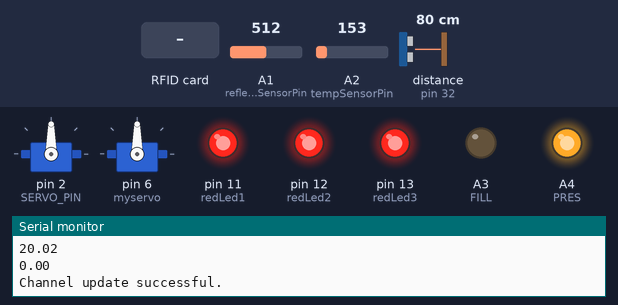
Simulated run of this sketch. Board: Arduino Mega 2560, built with avr-gcc and run on an emulated ATmega2560. Parts: 2 × servo, output pins drawn as LEDs (lit = HIGH), the last lines printed to the serial monitor. Wiring (inferred from the names in the program): ultrasonic range finder: trigger pin 30; echo pin 32. The test bench sets the inputs (shaded band); at power-on: A2 (tempSensorPin) = 153, A1 (reflectiveSensorPin) = 512, distance to the obstacle (sensor on pin 32) 80 cm. The echo pulse lasts 58.3 µs per cm; WiFi joins after 1.5 s; servers stay silent unless stated; pins used as bus, display or sensor lines are not drawn.

Above: at 4.2 s.
4.3 s: RFID card FC 81 2E 18 held to the reader
At 4.6 s:
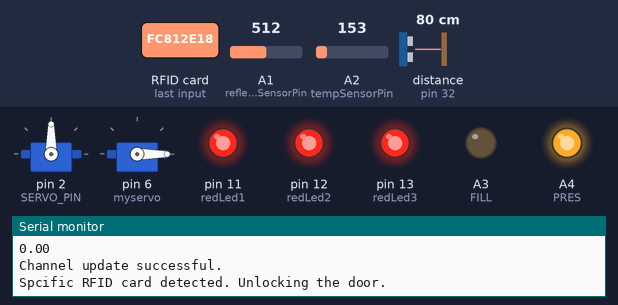
5.8 s: A2 (tempSensorPin) set to 122
At 6.2 s:
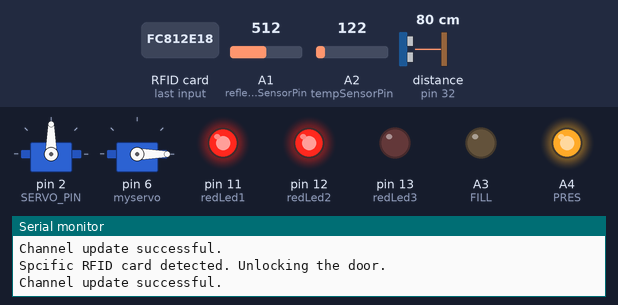
7.3 s: RFID card FC 81 2E 18 held to the reader
At 8.1 s:
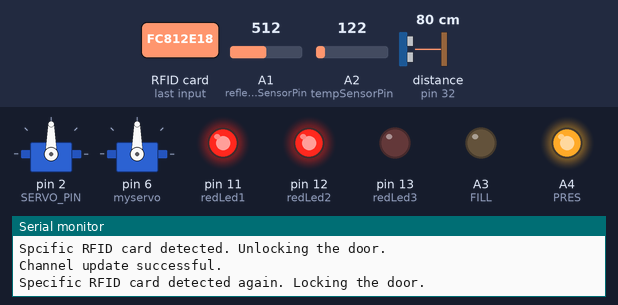
8.8 s: A2 (tempSensorPin) set to 133
At 9.8 s:
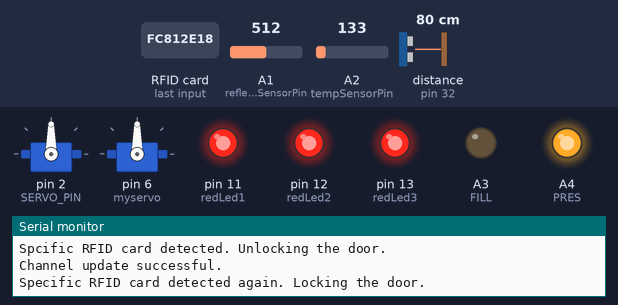
10.3 s: A2 (tempSensorPin) set to 114
At 10.6 s:
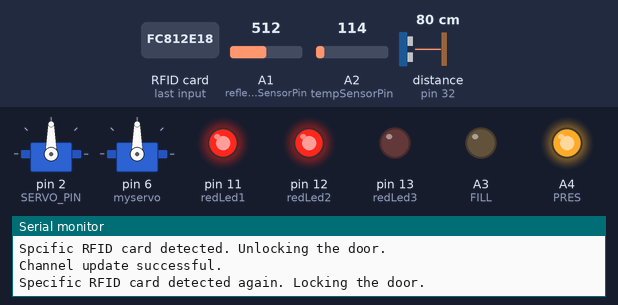
Timing chart, 0 to 13.3 s (numbered marks = the images above; inputs shaded):
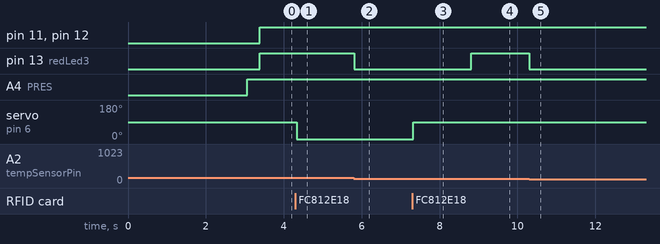

Measured:
- the behaviour switches between 133 and 132 on A2 (tempSensorPin) (found by bisection; images 1 and 2)
- after the input at 4.3 s, servo on pin 6 (myservo): 90° → 0° at once
- after the input at 5.8 s, pin 13 (redLed3): HIGH → LOW at once
- after the input at 7.3 s, servo on pin 6 (myservo): 0° → 90° at once
- after the input at 8.8 s, pin 13 (redLed3): LOW → HIGH at once
- after the input at 10.3 s, pin 13 (redLed3): HIGH → LOW at once

The sketch:

megaboard.ino
```cpp
#include <RTClib.h>
#include <GxEPD2_BW.h>
#include <Fonts/FreeMonoBold9pt7b.h>
#include <SPI.h>
#include <MFRC522.h>
#include "WiFiEsp.h"
#include "ThingSpeak.h"
#include  "TimeLib.h"
#include <Servo.h>

#define SERVO_PIN 2
#define ESP_BAUDRATE 115200
// Define the display and its pins
#define ENABLE_GxEPD2_GFX 0
#define MAX_DISPLAY_BUFFER_SIZE 800
#define MAX_HEIGHT(EPD) (EPD::HEIGHT <= MAX_DISPLAY_BUFFER_SIZE / (EPD::WIDTH / 8) ? EPD::HEIGHT : MAX_DISPLAY_BUFFER_SIZE / (EPD::WIDTH / 8))

#define SS_PIN 53
#define RST_PIN 5

MFRC522 mfrc522(SS_PIN, RST_PIN);
Servo myservo;

Servo objServo;

const int trigPin = 30;
const int echoPin = 32;
const int sensorPin = A0; // Analog input pin connected to the sensor
RTC_DS1307 rtc;
int count = 2;
int flag = 0;
const int tempSensorPin = A2; // Analog pin for temperature sensor
const int reflectiveSensorPin = A1; // Analog pin for reflective optical sensor
const int redLed1 = 11; // Digital pin for the first red LED
const int redLed2 = 12; // Digital pin for the second red LED
const int redLed3 = 13; // Digital pin for the third red LED
const float tempThreshold1 = 40.0; // Temperature threshold in Celsius for one red LED
const float tempThreshold2 = 50.0; // Temperature threshold in Celsius for two red LEDs
const float tempThreshold3 = 65.0; // Temperature threshold in Celsius for three red LEDs
const int reflectiveThreshold = 500; // Reflective threshold (adjust as needed)

const int FILL = A3;
const int PRES = A4;

bool card1Detected = false; // Flag to track if specific card is detected
int countCard2 = 0; // Counter for the second card
const byte cardID1[4] = {0xFC, 0x81, 0x2E, 0x18}; // Specific RFID card ID
const byte cardID2[4] = {0xD1, 0x2C, 0x37, 0x19}; // Second card's RFID

int unlockAngle = 0; // Angle to unlock the door
int lockAngle = 90; // Angle to lock the door


char ssid[] = "EE3070_P1615_1";
char pass[] = "EE3070P1615";
int status = WL_IDLE_STATUS; // the Wifi radio's status
WiFiEspClient client; //create a wifi client

long ChannelNumber;
char * WriteAPIKey;


void setup() {
  objServo.attach(SERVO_PIN);
  //Serial.begin(9600);
  pinMode(trigPin, OUTPUT);
  pinMode(echoPin, INPUT);

  pinMode(redLed1, OUTPUT);
  pinMode(redLed2, OUTPUT);
  pinMode(redLed3, OUTPUT);

  pinMode(PRES, OUTPUT);
  pinMode(FILL, INPUT);
  analogWrite(PRES,0);
  analogWrite(FILL,0);
  delay(500);
  SPI.begin();
  mfrc522.PCD_Init();
  myservo.attach(6); // Using pin 9 for servo control
  myservo.write(lockAngle); // Initialize servo to lock position
  Serial.begin(115200);
  Serial1.begin(ESP_BAUDRATE);
  WiFi.init(&Serial1);
  if(WiFi.status() != WL_CONNECTED){
    Serial.print("Attempting to connect to SSID: ");
    Serial.println(ssid);
    while(WiFi.status() != WL_CONNECTED){
      WiFi.begin(ssid, pass); // Connect to WPA/WPA2 network
      Serial.print(".");
      delay(1000);
    }
  }
  ThingSpeak.begin(client); // Initialize ThingSpeak
   // Wait to stabilize*/
}

void loop() {
  long startMillis = millis();
  int area = 100;
  int height = 30;
  float fill = (height - distance()) / 19.5 * 100;
  float weight =press() / 10;
  if(weight < 0)
    weight = 0;
  if(fill < 0)
    fill = 0;
  if(fill > 100)
    fill = 100;
  analogWrite(PRES,int(weight*10));
  analogWrite(FILL,int(fill));
  Serial.println(weight);
  Serial.println(fill);

  if(fill > 90 && flag == 0){
    close();
    flag = 1;
  }
  else if(fill < 90 && flag == 1){
    open();
    flag = 0;
  }

  if (count >= 2){
    setdata(weight,1);
    setdata(fill,2);
    while(upload() != 200){
      delay(15000);
      setdata(weight,1);
      setdata(fill,2);
    }
    count = 1;
  }
  else
    count ++;

  while (millis() - startMillis <= 60000)  //test whether the period has elapsed
  {
    int x = rfid();
    if(x != 0){
      if(upload() != 200)
        setdata(x,3);
    }
    if(fire() == 1){
      //spray
    }

  }


}

float distance(){
  digitalWrite(trigPin, LOW);
  delayMicroseconds(2);
  digitalWrite(trigPin, HIGH);
  delayMicroseconds(10);
  digitalWrite(trigPin, LOW);

  long duration = pulseIn(echoPin, HIGH);
  float distance = duration * 0.034 / 2;
  Serial.print("distance : ");
  Serial.println(distance);
  return distance;

}


float press(){
  int sensorValue = analogRead(sensorPin);
  float voltage = sensorValue * (5.0 / 1023.0);
  float pressure = (voltage - 0.5) * 100.0;
  return pressure;
}


void setdata(float data, int n) {
  //n = {weight, distance,rfid}
  ChannelNumber = 2669837;
  WriteAPIKey = "W4UABP4XTRAT17SC";
    ThingSpeak.setField(n, data);
}

int upload(){
  int x = ThingSpeak.writeFields(ChannelNumber, WriteAPIKey);
  if(x == 200){
    Serial.println("Channel update successful.");
  }
  else{
    Serial.println("Problem updating channel. HTTP error code " + String(x));
  }
  return x;
}

int fire(){
// Read the temperature sensor value
  int tempSensorValue = analogRead(tempSensorPin);

  // Convert the analog reading to voltage (0-5V)
  float voltage = tempSensorValue * (5.0 / 1023.0);

  // Convert the voltage to temperature in Celsius
  // For LM35, the output voltage is 10mV per °C
  float temperatureC = voltage * 100.0;

  // Read the reflective optical sensor value
  int reflectiveSensorValue = analogRead(reflectiveSensorPin);

  // Print the sensor readings to the serial monitor
  //Serial.print("Temperature: ");
  //Serial.print(temperatureC);
  //Serial.print(" °C, Reflective Value: ");
  //Serial.println(reflectiveSensorValue);

  // Check if the temperature exceeds the thresholds or if the reflectivity indicates smoke
  if (temperatureC > tempThreshold3) {
    // Turn on all three red LEDs
    digitalWrite(redLed1, HIGH);
    digitalWrite(redLed2, HIGH);
    digitalWrite(redLed3, HIGH);
    return 1;
  } else if (temperatureC > tempThreshold2) {
    // Turn on two red LEDs
    digitalWrite(redLed1, HIGH);
    digitalWrite(redLed2, HIGH);
    digitalWrite(redLed3, LOW);
} else if (temperatureC > tempThreshold1) {
    // Turn on one red LED
    digitalWrite(redLed1, HIGH);
    digitalWrite(redLed2, LOW);
    digitalWrite(redLed3, LOW);
  } else if (reflectiveSensorValue > reflectiveThreshold) {
    // Turn on one red LED (indicating smoke detection)
    digitalWrite(redLed1, HIGH);
    digitalWrite(redLed2, HIGH);
    digitalWrite(redLed3, HIGH);
  } else {
    // Turn off all red LEDs
    digitalWrite(redLed1, LOW);
    digitalWrite(redLed2, LOW);
    digitalWrite(redLed3, LOW);
  }

  // Wait for a short period before the next reading
  return 0;
}

void open(){
  objServo.writeMicroseconds(1150);
  delay(1500);
  objServo.writeMicroseconds(1500);
}

void close(){
  objServo.writeMicroseconds(1850);
  delay(1500);
  objServo.writeMicroseconds(1500);
}

int rfid() {
  //Serial.println("RFID test");
  if (!mfrc522.PICC_IsNewCardPresent()) {
    return 0;
  }
  if (!mfrc522.PICC_ReadCardSerial()) {
    return 0;
  }

  byte cardID[4];
  for (byte i = 0; i < 4; i++) {
    cardID[i] = mfrc522.uid.uidByte[i];
  }

  if (memcmp(cardID, cardID1, 4) == 0) {
    if (!card1Detected) {
      // Specific card detected for the first time
      Serial.println("Spcific RFID card detected. Unlocking the door.");
      myservo.write(unlockAngle); // Unlock the door
      card1Detected = true;
      setdata(1,3);
      delay(1000);
      return 1;
    } else {
      // Specific card detected again
      Serial.println("Specific RFID card detected again. Locking the door.");
      myservo.write(lockAngle); // Lock the door
      delay(1000);
      card1Detected = false; // Reset flag for the next detection
    }
  }
  else {
    Serial.println("Unknown card. Access denied.");
  }

  return 0;
}
```
